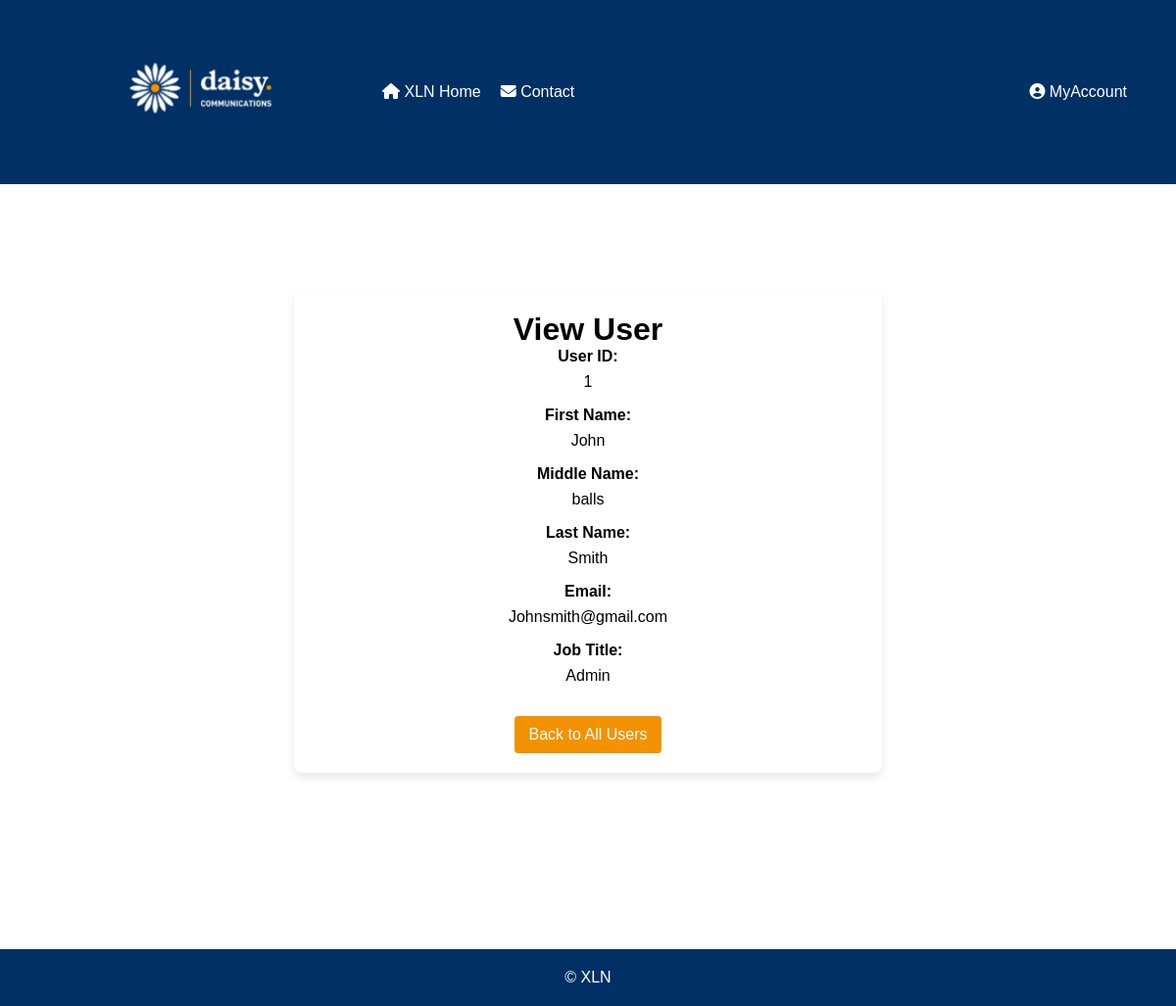
Page /php/ViewUser.php?uid=1 on the earlier database version.
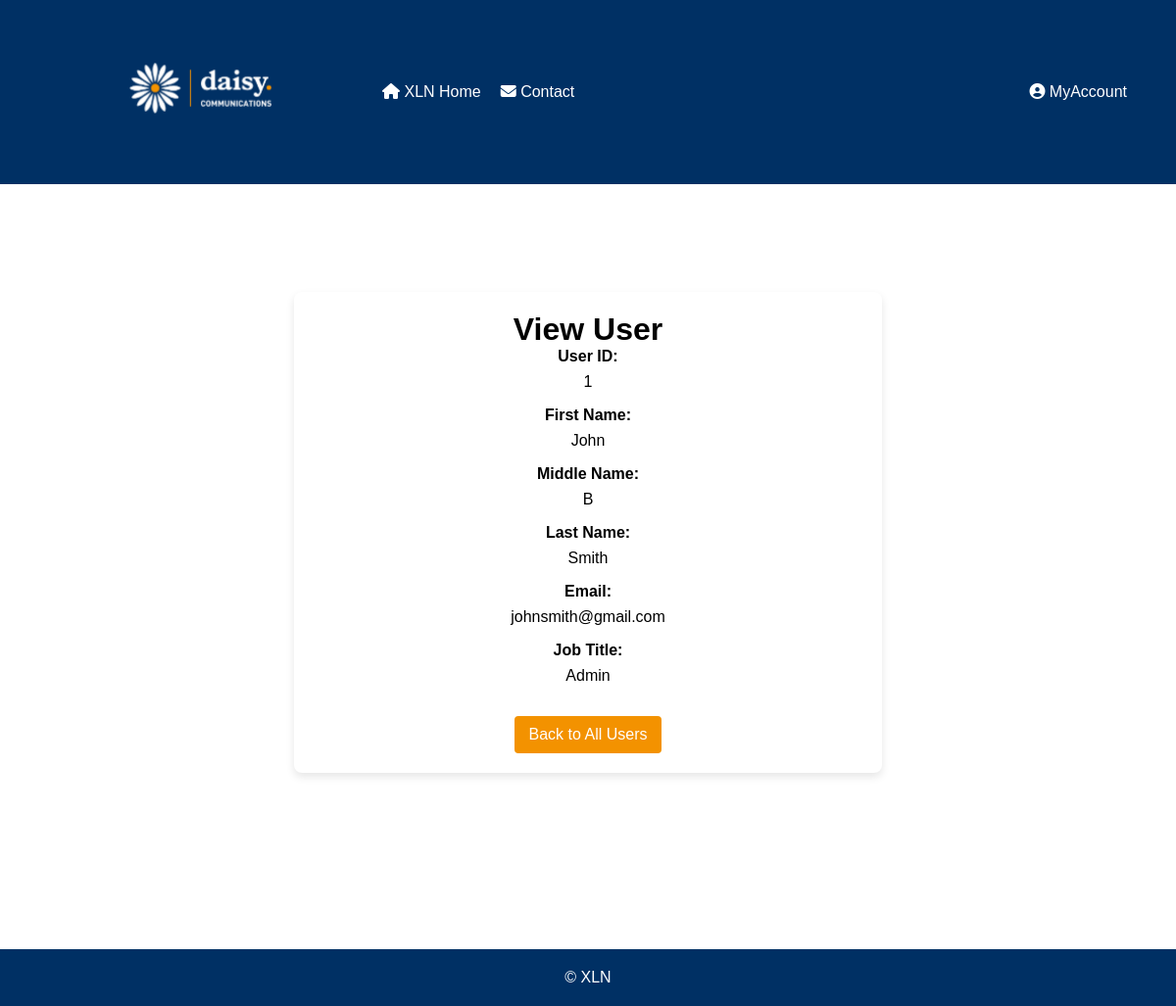
Same page on the later database version.
### tables this page shows
CREATE TABLE "users" (
	"userID"	INTEGER,
	"fName"	TEXT NOT NULL,
	"mName"	TEXT,
	"lName"	TEXT NOT NULL,
	"email"	TEXT NOT NULL CHECK("email" LIKE '%_@_%._%') UNIQUE,
	"password"	TEXT NOT NULL,
	"jobID"	INT,
	"managerID"	INTEGER CHECK("jobID" != 1 OR ("jobID" = 1 AND "managerID" IS NOT NULL)),
	PRIMARY KEY("userID" AUTOINCREMENT),
	FOREIGN KEY("jobID") REFERENCES "jobs"("jobID") ON UPDATE CASCADE ON DELETE CASCADE
);

CREATE TABLE "jobs" (
	"jobID"	INTEGER,
	"job"	TEXT NOT NULL,
	PRIMARY KEY("jobID" AUTOINCREMENT)
);

### php/ViewUser.php (the view, shortened to what this page needs)
<?php
$userID = isset($_GET['uid']) ? $_GET['uid'] : null;
$userData = null;
$db = new SQLite3('../data/XLN_new_DBA.db');
if ($userID) {
    $stmt = $db->prepare($sql = "SELECT u.*,
                                j.job AS job_name
                    FROM users u
                    LEFT JOIN jobs j ON u.jobID = j.jobID
                    WHERE u.userID = :userID");
    $stmt->bindValue(':userID', $userID, SQLITE3_INTEGER);
    $result = $stmt->execute();
    $userData = $result->fetchArray(SQLITE3_ASSOC);
}
?>
<!DOCTYPE html>
<html lang="en">
<head>
    <link rel="stylesheet" href="../css/EditCase.css">
    <link
    rel="stylesheet"
    href="https://cdnjs.cloudflare.com/ajax/libs/font-awesome/6.2.1/css/all.min.css"
  />
</head>
<body>
<header>
        <a href="Homepage.php"><img class="logo" src="../xlnLogo.png" alt="XLN Logo"></a>
        <nav>
            <ul class="left-menu">
                <li><a href="Homepage.php"><i class="fa-solid fa-house"></i> XLN Home</a></li>
                <li><a href="../html/Contact.html"><i class="fa-solid fa-envelope"></i> Contact</a></li>
            </ul>
            <ul class="right-menu">
                <li class="dropdown">
                    <a href="javascript:void(0)" class="dropbtn"><i class="fa-solid fa-circle-user"></i> MyAccount</a>
                </li>
            </ul>
        </nav>
    </header>
    <main>
        <div class="container">
            <h1>View User</h1>
            <?php if ($userData): ?>
                <div id="viewCaseForm">
                    <div class="form-group">
                        <label>User ID:</label>
                        <p><?php echo $userData['userID']; ?></p>
                    </div>
                    <div class="form-group">
                        <label>First Name:</label>
                        <p><?php echo $userData['fName']; ?></p>
                    </div>
                    <div class="form-group">
                        <label>Middle Name:</label>
                        <p><?php echo $userData['mName']; ?></p>
                    </div>
                    <div class="form-group">
                        <label>Last Name:</label>
                        <p><?php echo $userData['lName']; ?></p>
                    </div>
                    <div class="form-group">
                        <label>Email:</label>
                        <p><?php echo $userData['email']; ?></p>
                    </div>
                    <div class="form-group">
                        <label>Job Title:</label>
                        <p><?php echo $userData['job_name']; ?></p>
                    </div>
                    <a href="UserManagement.php" class="button">Back to All Users</a>
                </div>
            <?php else: ?>
                <p>No User found or invalid User ID.</p>
                <a href="UserManagement.php">Back to All Users</a>
            <?php endif; ?>
        </div>
    </main>
    <footer>
        <p>&copy; <span id="year"></span> XLN</p>
    </footer>
</body>
</html>

### css/EditCase.css (style rules this page uses)
* { margin: 0; padding: 0; box-sizing: border-box; font-family: Arial, Helvetica, sans-serif; }
header { background-color: #003064; color: #ffffff; display: flex; align-items: center; padding: 50px; }
img.logo { width: 300px; margin-right: 20px; }
nav { display: flex; justify-content: space-between; width: 100%; }
nav ul.left-menu { flex-grow: 1; }
nav ul.right-menu { justify-content: flex-end; }
.dropdown { position: relative; display: inline-block; }
nav ul { list-style: none; display: flex; align-items: center; margin: 0; padding: 0; }
nav ul li { margin-left: 20px; }
nav ul li a { color: #ffffff; text-decoration: none; }
main { background-color: #ffffff; padding: 80px; margin-top: 20px; margin-bottom: 100px; min-height: calc(100vh - 180px); display: flex; justify-content: center; align-items: center; flex-direction: column; }
.container { background-color: #ffffff; padding: 20px; border-radius: 8px; box-shadow: 0 4px 8px rgba(0, 0, 0, 0.1); width: 100%; max-width: 600px; text-align: center; margin-top: 10px; margin-bottom: auto; }
footer { background-color: #003064; color: white; text-align: center; position: relative; padding: 20px; bottom: 0; left: 0; right: 0; width: 100%; }
.form-group { margin-bottom: 1rem; }
.form-group label { font-weight: bold; display: block; margin-bottom: 0.5rem; }
.button { display: inline-block; background-color: #f39200; color: white; padding: 10px 15px; text-align: center; text-decoration: none; border-radius: 4px; margin-top: 1rem; }

Differences in the rows shown:
changed users "John": mName "balls" → "B"; email "Johnsmith@gmail.com" → "johnsmith@gmail.com"
